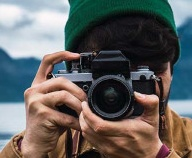
#> input picture 1_Working_with_OpenCV-Python/Draw_rectangular_shape_and_extract_objects/images/crop_img.jpg, 192 x 158 px, given in place of the camera
$ python main.py
#> lines starting #> are read from the running program, lines starting #| are printed output that depends on the picture; after the words box and inside, x2 and y2 are one past the last pixel; in counts of white or black regions, pixels touching at a corner belong together
# importing the necessary libraries
import cv2

# Creating a VideoCapture object to read the video| 0 - video from camera
cap = cv2.VideoCapture(0)
# Loop untill the end of the video


while cap.isOpened():

    # Capture frame-by-frame
    ret, frame = cap.read()
#> frame is the input picture: shape (158, 192, 3); mean B, G, R 95.7, 97.8, 98.7
    frame = cv2.resize(frame, (540, 380))
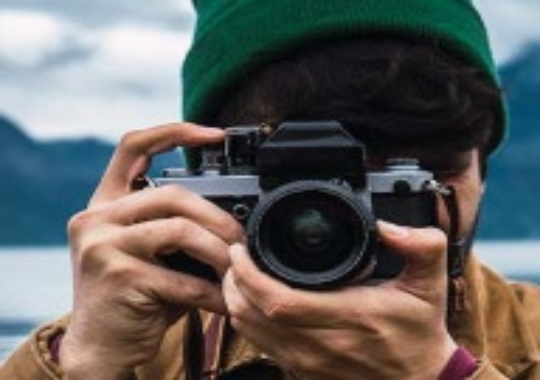
#> frame: shape (380, 540, 3); mean B, G, R 95.6, 97.7, 98.6
    # Display the resulting frame
    cv2.imshow('Frame', frame)

    # ----------------------------Grat Threshold-------------------------

    # conversion of BGR to grayscale is necessary to apply this operation
    gray = cv2.cvtColor(frame, cv2.COLOR_BGR2GRAY)
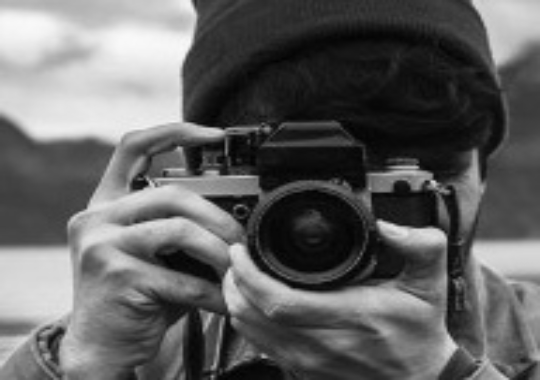
#> gray: shape (380, 540); min 2, max 249, mean 97.7

    # adaptive thresholding to use different threshold
    # values on different regions of the frame.
    Thresh = cv2.adaptiveThreshold(gray, 255, cv2.ADAPTIVE_THRESH_MEAN_C,
                                   cv2.THRESH_BINARY_INV, 11, 2)
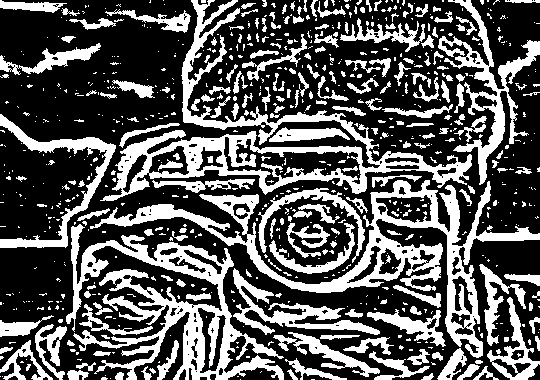
#> Thresh: shape (380, 540); 34.1% white; 765 white regions (552 under 20 px), largest, box (x1, y1, x2, y2) and area: (90, 180, 540, 358) 11007, (100, 0, 472, 201) 10358, (66, 224, 284, 380) 9868
    cv2.imshow('Thresh', Thresh)

    # ----------------------------Gaussian Blurring-------------------------
    # (5, 5) is the kernel size for blurring.
    gaussianblur = cv2.GaussianBlur(frame, (5, 5), 0)
    cv2.imshow('gblur', gaussianblur)

    # ----------------------------Edge Detection-------------------------
    # using cv2.Canny() for edge detection.
    edge_detect = cv2.Canny(frame, 100, 200)
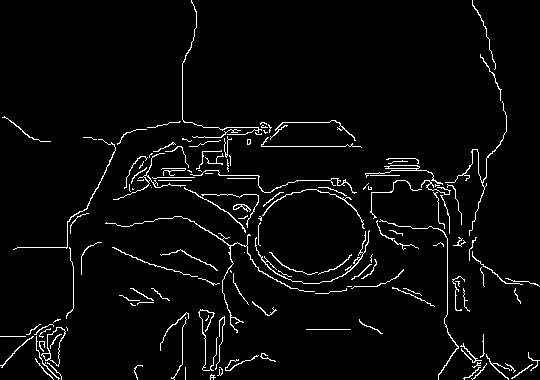
#> edge_detect: shape (380, 540); 3.7% white in thin lines or dots
    cv2.imshow('Edge detect', edge_detect)

    # ----------------------------Bitwise Operations-------------------------

    # conversion of BGR to grayscale is necessary to apply this operation
    gray = cv2.cvtColor(frame, cv2.COLOR_BGR2GRAY)

    _, mask = cv2.threshold(gray, 0, 255, cv2.THRESH_BINARY_INV + cv2.THRESH_OTSU)
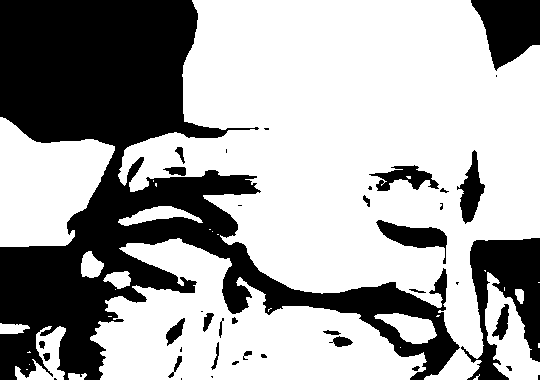
#> mask: shape (380, 540); 64.7% white; 40 black regions (15 under 20 px), largest, box (x1, y1, x2, y2) and area: (0, 0, 460, 380) 58721, (461, 238, 540, 380) 5653, (471, 0, 540, 71) 3239

    # apply NOT operation on image and mask generated by thresholding
    BIT = cv2.bitwise_and(frame, frame, mask=mask)
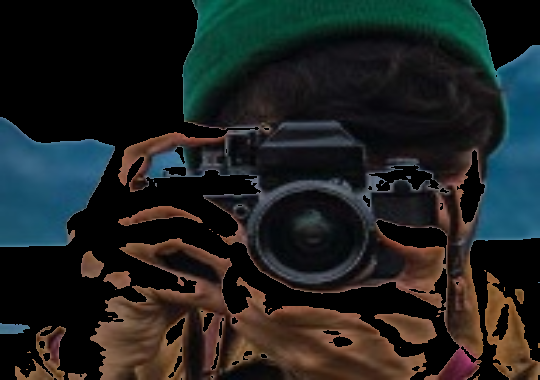
#> BIT: shape (380, 540, 3); mean B, G, R 33.1, 33.9, 30.5
    cv2.imshow('BIT', BIT)

    # numpy_horizontal = np.hstack((frame, frame))
    # cv2.imshow('Numpy Horizontal', numpy_horizontal)

    # define q as the exit button
    if cv2.waitKey(25) & 0xFF == ord('q'):
#> (key q is pressed here)
        break
# release the video capture object
cap.release()
# Closes all the windows currently opened.
cv2.destroyAllWindows()

$ run again, on 1_Working_with_OpenCV-Python/Draw_rectangular_shape_and_extract_objects/images/image.jpg
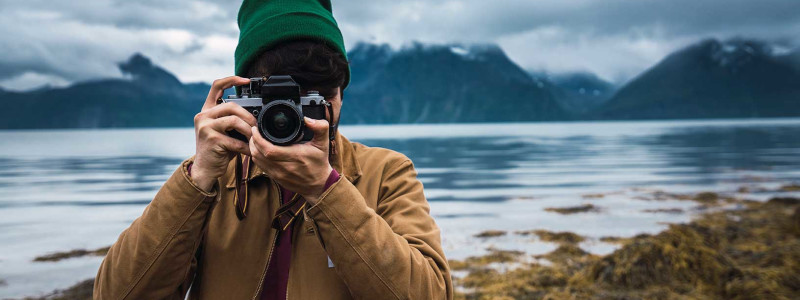
#> input picture 1_Working_with_OpenCV-Python/Draw_rectangular_shape_and_extract_objects/images/image.jpg, 800 x 300 px, given in place of the camera
#> frame is the input picture: shape (300, 800, 3); mean B, G, R 122.7, 118.6, 108.1
#> frame: shape (380, 540, 3)
#> `Thresh = cv2.adaptiveThreshold(gray, 255, cv2.ADAPTIVE_THRESH_MEAN_C, ..`:
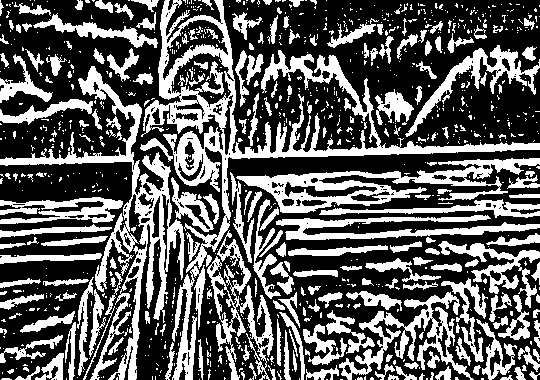
#> Thresh: shape (380, 540); 36.6% white; 941 white regions (719 under 20 px), largest, box (x1, y1, x2, y2) and area: (141, 0, 540, 380) 14077, (0, 66, 185, 380) 8077, (236, 158, 540, 213) 5108
#> edge_detect: shape (380, 540); 5.9% white in thin lines or dots
#> mask: shape (380, 540); 55.2% white; 99 black regions (84 under 20 px), largest, box (x1, y1, x2, y2) and area: (0, 0, 225, 380) 38014, (224, 151, 540, 380) 33635, (223, 0, 540, 108) 19290
#> `BIT = cv2.bitwise_and(frame, frame, mask=mask)`:
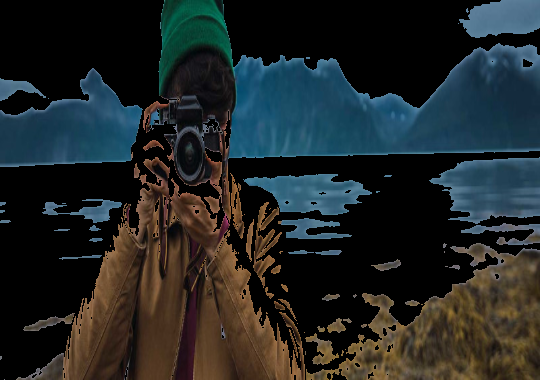
#> BIT: shape (380, 540, 3); mean B, G, R 38.6, 38.3, 33.1
